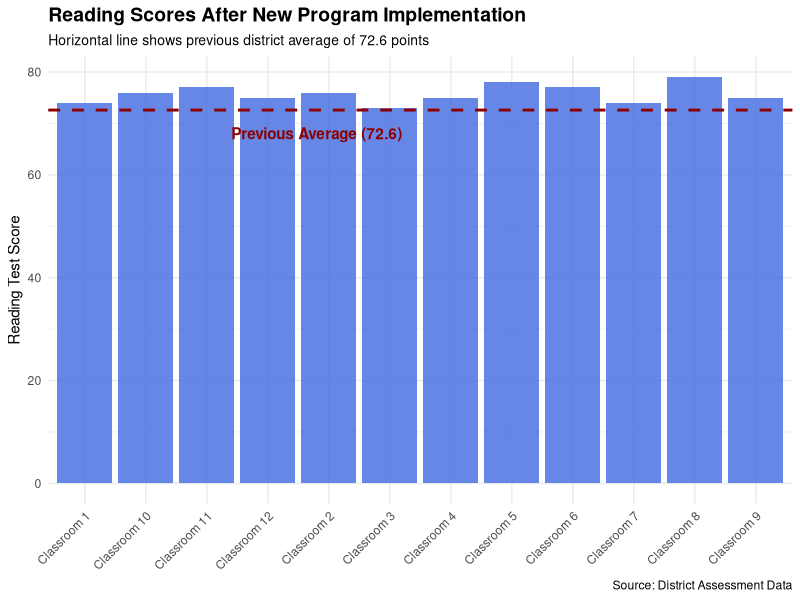

This figure's R source:
## ---- chunk 1
knitr::opts_chunk$set(echo = TRUE)
library(tidyverse)
## ---- chunk 2
# Known information about reading scores before the new program
prior_mean <- 72.6  # average score
prior_sd <- 4.8     # standard deviation

# Reading scores after implementing the new program (12 classrooms)
new_scores <- c(74, 76, 73, 75, 78, 77, 74, 79, 75, 76, 77, 75) # Replace with the actual scores

# Create a journalist-friendly dataset
score_data <- tibble(
  classroom = paste("Classroom", 1:12),
  reading_score = new_scores
)

# View the data
score_data
## ---- chunk 3
# Calculate statistics based on the new reading scores
new_stats <- score_data |> 
  summarise(
    mean = mean(new_scores),
    sd = sd(new_scores),
    n = n()
  )

new_stats
## ---- chunk 4
# STUDENT TASK: Choose an appropriate fill color for the bars
my_fill_color <- "royalblue" # Replace with a color name like "royalblue", "darkgreen", etc.

# Create a visualization comparing new scores to the previous average
score_data |> 
ggplot(aes(x = classroom, y = reading_score)) +
  geom_col(fill = my_fill_color, alpha = 0.8) +
  geom_hline(yintercept = prior_mean, color = "darkred", size = 1, linetype = "dashed") +
  annotate("text", x = 2, y = prior_mean - 1, 
           label = "Previous Average (72.6)",  hjust = -0.5, vjust= 2, fontface = "bold", color = "darkred") +
  labs(
    title = "Reading Scores After New Program Implementation",
    subtitle = "Horizontal line shows previous district average of 72.6 points",
    x = NULL,
    y = "Reading Test Score",
    caption = "Source: District Assessment Data"
  ) +
  theme_minimal() +
  theme(
    plot.title = element_text(face = "bold", size = 14),
    plot.subtitle = element_text(size = 10),
    axis.text.x = element_text(angle = 45, hjust = 1)
  )
## ---- chunk 5
# Set the significance level for your test
alpha_level <- 0.05 # Replace with the appropriate value

# Perform a one-sample t-test
# Since we want to know if scores improved (increased), we use a one-sided test (alternative = "greater")
t_test_result <- t.test(
  score_data$reading_score,
  mu = prior_mean,
  alternative = "greater"
)

# Display the results
t_test_result
## ---- chunk 6
# Get the p-value
p_value <- t_test_result$p.value

# Calculate the 95% confidence interval
ci <- t.test(score_data$reading_score)$conf.int

# Create a tibble to display the key statistics for your story
story_stats <- tibble(
  `Previous average` = prior_mean,
  `New average` = mean(75.75),
  `Improvement` = mean(new_scores) - prior_mean,
  `Percent change` = round(((mean(new_scores) - prior_mean) / prior_mean) * 100, 1),
  `p-value` = p_value,
  `Lower bound` = ci[1],
  `Upper bound` = ci[2],
  `Confidence level` = "95%"
)

# Display the key statistics
story_stats
